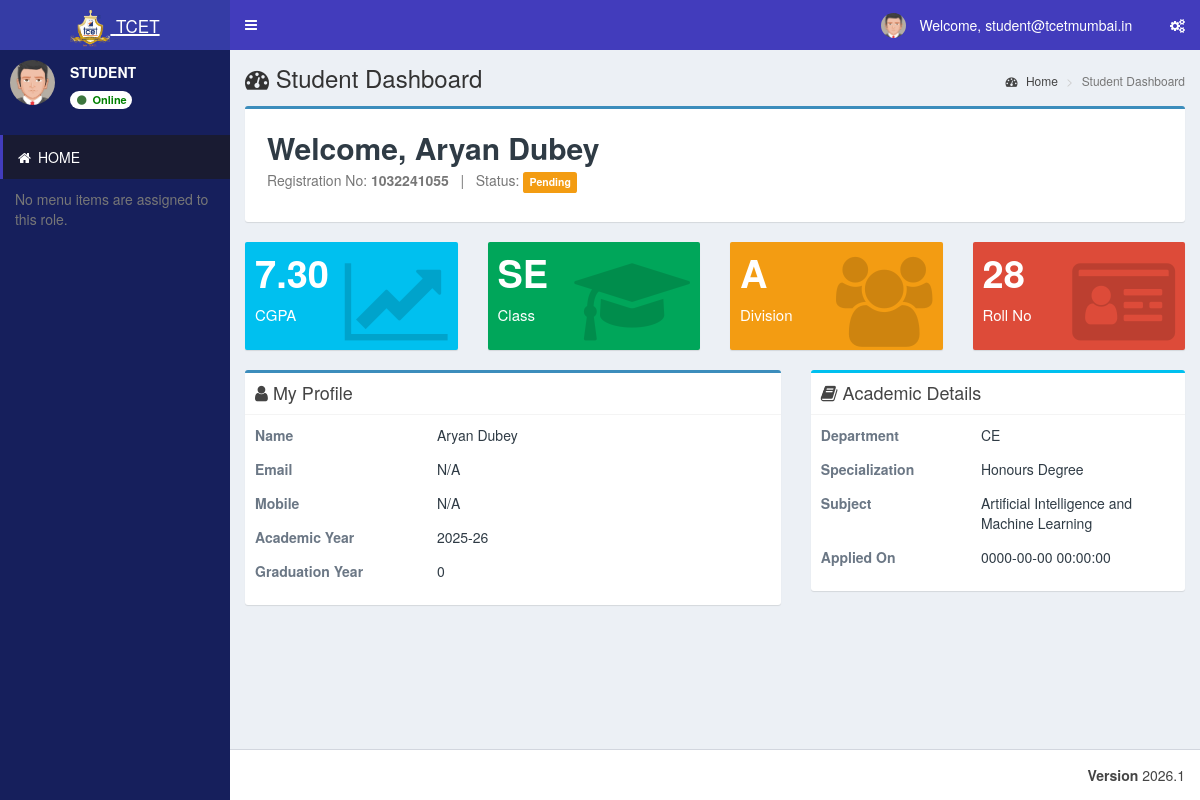
The page /admin/student_dashboard.php (signed in) on the database as committed earlier.
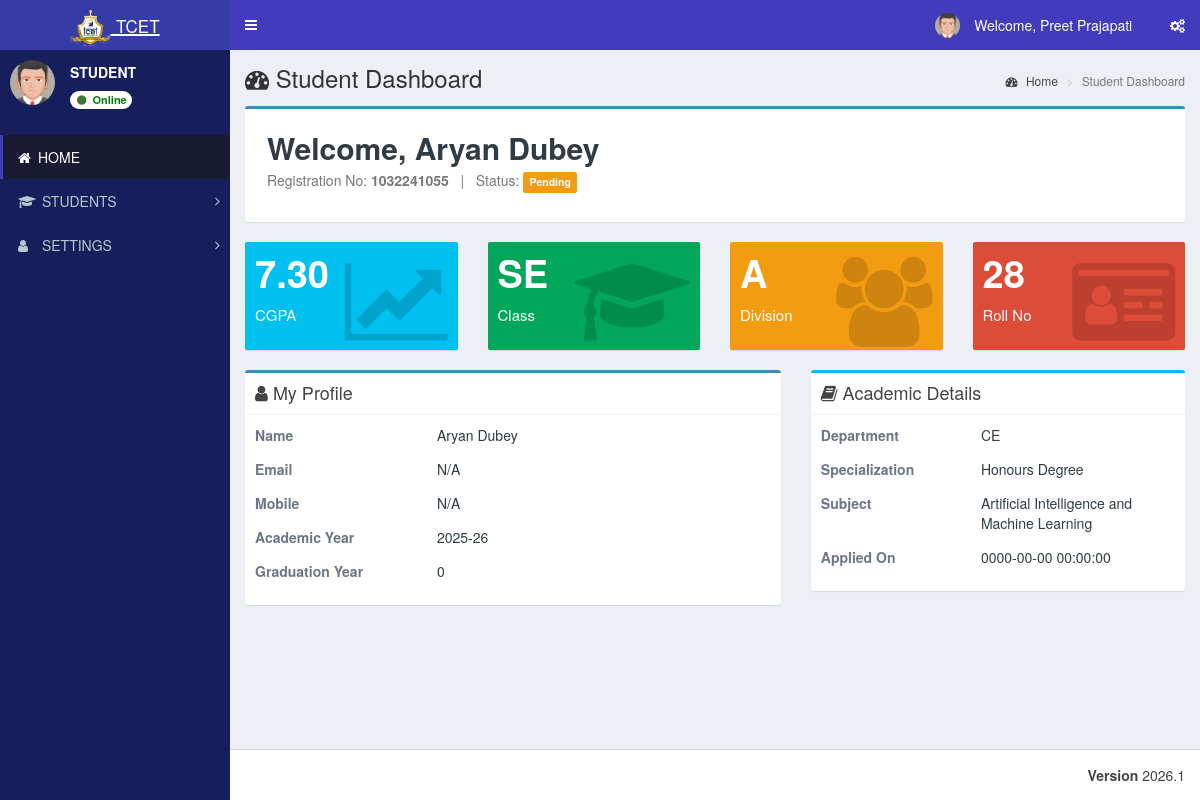
The same page on the database as committed later.
### tables this page shows
CREATE TABLE `st_login` (
  `login_id` int(11) NOT NULL,
  `username` varchar(200) NOT NULL,
  `password` varchar(255) NOT NULL,
  `role_id` int(11) NOT NULL,
  `user_id` int(11) NOT NULL,
  `created_at` timestamp NOT NULL DEFAULT current_timestamp()
);

CREATE TABLE `st_user_master` (
  `user_id` int(11) NOT NULL,
  `user_name` varchar(150) NOT NULL,
  `email_id` varchar(200) NOT NULL,
  `phone_number` varchar(15) DEFAULT NULL,
  `department_id` int(11) NOT NULL,
  `role_id` int(11) NOT NULL,
  `student_id` int(11) NOT NULL
);

CREATE TABLE `st_menu_master` (
  `menu_id` int(11) NOT NULL,
  `menu_name` varchar(100) NOT NULL,
  `menu_icon` varchar(100) NOT NULL DEFAULT 'fa fa-folder'
);

### database/db_connect.php (called while the page is built, shortened)
<?php
class DBController
{
    public $host = "localhost";
    public $user = "root";
    public $password = "";
    public $database = "tcet_st";
    function __construct()
    {
        $this->conn = $this->connectDB();
    }
    function connectDB()
    {
      $conn = @mysqli_connect($this->host,$this->user,$this->password,$this->database);
      return $conn;
    }
}
?>

### admin/student_dashboard.php (the view, shortened to what the changed rows need)
<?php
require "header/header.php";
$student = null;
$studentId = (int) ($userid ?? 0);
$studentSql = "SELECT s.student_id, s.academic_year, s.registration_no, s.roll_no, s.grad_year,
                      s.cgpa, s.fname, s.mobile, s.email, s.status, s.created_at,
                      c.class_name, sec.sections AS division_name, d.department_name,
                      sp.specialization_name, sub.subject_name
               FROM st_student_master s
               LEFT JOIN st_class_master c ON c.class_id = s.class_id
               LEFT JOIN st_section_master sec ON sec.id = s.division_id
               LEFT JOIN st_department_master d ON d.department_id = s.department_id
               LEFT JOIN st_specialization_master sp ON sp.specialization_id = s.specialization_id
               LEFT JOIN st_specialization_subject_master sub ON sub.subject_id = s.specialization_subject_id
               WHERE s.student_id = ?
               LIMIT 1";
$studentStmt = mysqli_prepare($db_handle->conn, $studentSql);
if ($studentStmt) {
    mysqli_stmt_bind_param($studentStmt, 'i', $studentId);
    mysqli_stmt_execute($studentStmt);
    $studentResult = mysqli_stmt_get_result($studentStmt);
    if ($studentResult) {
        $student = mysqli_fetch_assoc($studentResult);
    }
}
function student_dashboard_value($value)
{
    $value = trim((string) ($value ?? ''));
    return $value !== '' ? htmlspecialchars($value) : 'N/A';
}
?>
<div class="content-wrapper">
    <section class="content-header">
        <h1><i class="fa fa-dashboard"></i> Student Dashboard</h1>
    </section>
    <section class="content">
        <?php if (!$student): ?>
            <div class="alert alert-warning">
                <i class="fa fa-info-circle"></i> Student profile details are not available for this login.
            </div>
        <?php else: ?>
            <div class="box student-hero">
                <h2>Welcome, <?php echo student_dashboard_value($student['fname']); ?></h2>
            </div>
        <?php endif; ?>
    </section>
</div>
<?php include "header/footer.php"; ?>

### admin/header/header.php (shortened to what the changed rows need)
<?php
include_once("../database/db_connect.php");
$db_handle = new DBController();
$sessionLoginId = intval($_SESSION['user_login_id'] ?? $_SESSION['user_session'] ?? 0);
$username = '';
$userid = 0;
$usertype = 0;
$sql = "SELECT * FROM st_login WHERE login_id='" . $sessionLoginId . "' LIMIT 1";
$result = mysqli_query($db_handle->conn, $sql);
if ($result && $result->num_rows > 0) {
	$row = $result->fetch_assoc();
	$username = $row['username'];
	$userid = intval($row['user_id']);
	$usertype = intval($row['role_id']);
}
$name = $username;
$profileSql = "SELECT user_name FROM st_user_master WHERE user_id = $userid AND role_id = $usertype LIMIT 1";
$profileResult = mysqli_query($db_handle->conn, $profileSql);
if ($profileResult && ($profileRow = mysqli_fetch_assoc($profileResult))) {
	$profileName = trim((string)($profileRow['user_name'] ?? ''));
	if ($profileName !== '') {
		$name = $profileName;
	}
}
?>
<!DOCTYPE html>
<html>
<head>
	<link rel="stylesheet" href="bootstrap/css/bootstrap.min.css">
	<link rel="stylesheet" href="https://cdnjs.cloudflare.com/ajax/libs/font-awesome/4.5.0/css/font-awesome.min.css">
	<link rel="stylesheet" href="https://cdnjs.cloudflare.com/ajax/libs/ionicons/2.0.1/css/ionicons.min.css">
	<link rel="stylesheet" href="dist/css/AdminLTE.min.css">
	<link rel="stylesheet" href="dist/css/skins/_all-skins.min.css">
	<link rel="stylesheet" href="plugins/iCheck/flat/blue.css">
	<link rel="stylesheet" href="plugins/morris/morris.css">
	<link rel="stylesheet" href="plugins/jvectormap/jquery-jvectormap-1.2.2.css">
	<link rel="stylesheet" href="plugins/datepicker/datepicker3.css">
	<link rel="stylesheet" href="plugins/daterangepicker/daterangepicker.css">
	<link rel="stylesheet" href="plugins/bootstrap-wysihtml5/bootstrap3-wysihtml5.min.css">
</head>
<body class="hold-transition skin-blue sidebar-mini">
	<div class="wrapper">
		<header class="main-header">
			<nav class="navbar navbar-static-top">
				<div class="navbar-custom-menu">
					<ul class="nav navbar-nav">
						<li class="dropdown user user-menu">
							<a href="#" class="dropdown-toggle" data-toggle="dropdown">
								<img src="dist/img/user2-160x160.jpg" class="user-image" alt="User Image">
								<span class="hidden-xs">&nbsp;Welcome, <?php echo $name; ?> &nbsp;</span>
							</a>
						</li>
					</ul>
				</div>
			</nav>
		</header>
		<aside class="main-sidebar">
			<section class="sidebar">
				<div class="user-panel">
					<div class="pull-left image">
					</div>
					<div class="pull-left info">
					</div>
				</div>
				<br />
				<?php include "side_menu.php"; ?>
		</aside>

### admin/header/side_menu.php (shortened to what the changed rows need)
<?php
function sidebar_has_column($conn, $table, $column)
{
	$escapedColumn = mysqli_real_escape_string($conn, $column);
	$result = mysqli_query($conn, "SHOW COLUMNS FROM $table LIKE '$escapedColumn'");
	$exists = ($result && mysqli_num_rows($result) > 0);
	return $exists;
}
$menuHasIconColumn = sidebar_has_column($db_handle->conn, 'st_menu_master', 'menu_icon');
$subMenuHasIconColumn = sidebar_has_column($db_handle->conn, 'st_sub_menu_master', 'sub_menu_icon');
$subMenuHasRouteColumn = sidebar_has_column($db_handle->conn, 'st_sub_menu_master', 'sub_menu_route');
$menuTree = array();
$menuIconSelect = $menuHasIconColumn
	? "COALESCE(NULLIF(TRIM(m.menu_icon), ''), 'fa fa-folder') AS menu_icon"
	: "'fa fa-folder' AS menu_icon";
$subMenuRouteSelect = $subMenuHasRouteColumn
	? "COALESCE(NULLIF(TRIM(sm.sub_menu_route), ''), '#') AS sub_menu_route"
	: "'#' AS sub_menu_route";
$subMenuIconSelect = $subMenuHasIconColumn
	? "COALESCE(NULLIF(TRIM(sm.sub_menu_icon), ''), 'fa fa-angle-double-right') AS sub_menu_icon"
	: "'fa fa-angle-double-right' AS sub_menu_icon";
$menuSql = "SELECT m.menu_id, m.menu_name, $menuIconSelect
			FROM st_menu_master m
			WHERE (
				EXISTS (
					SELECT 1
					FROM st_menu_allocation_master mar
					WHERE mar.menu_id = m.menu_id
					  AND mar.role_id = ?
					  AND mar.sub_menu_id IS NULL
				)
				OR EXISTS (
					SELECT 1
					FROM st_menu_allocation_master maa
					WHERE maa.menu_id = m.menu_id
					  AND maa.role_id = ?
					  AND maa.sub_menu_id IS NOT NULL
				)
			)
			ORDER BY m.menu_id";
$menuStmt = mysqli_prepare($db_handle->conn, $menuSql);
if ($menuStmt) {
	mysqli_stmt_bind_param($menuStmt, 'ii', $usertype, $usertype);
	mysqli_stmt_execute($menuStmt);
	$menuResult = mysqli_stmt_get_result($menuStmt);
	while ($menuRow = mysqli_fetch_assoc($menuResult)) {
		$menuId = (int) $menuRow['menu_id'];
		$menuTree[$menuId] = array(
			'menu_name' => $menuRow['menu_name'],
			'menu_icon' => $menuRow['menu_icon'],
			'submenus' => array()
		);
		$subSql = "SELECT sm.sub_menu_id, sm.sub_menu_name, $subMenuRouteSelect, $subMenuIconSelect
				   FROM st_sub_menu_master sm
				   WHERE sm.menu_id = ?
				   AND (
					   EXISTS (
						   SELECT 1
						   FROM st_menu_allocation_master mar
						   WHERE mar.sub_menu_id = sm.sub_menu_id
							 AND mar.role_id = ?
					   )
				   )
				   ORDER BY sm.sort_order ASC, sm.sub_menu_id ASC";
		$subStmt = mysqli_prepare($db_handle->conn, $subSql);
		if ($subStmt) {
			mysqli_stmt_bind_param($subStmt, 'ii', $menuId, $usertype);
			mysqli_stmt_execute($subStmt);
			$subResult = mysqli_stmt_get_result($subStmt);
			while ($subRow = mysqli_fetch_assoc($subResult)) {
				$menuTree[$menuId]['submenus'][] = $subRow;
			}
		}
	}
}
?>
<ul class="sidebar-menu" id="sidebar-dynamic-menu">
<li class="active"><a href="index.php"><i class="fa fa-home"></i>HOME</a></li>
<?php foreach ($menuTree as $menuId => $menuData) {
	$menuName = trim((string) $menuData['menu_name']);
	$menuIcon = trim((string) $menuData['menu_icon']);
?>
<li class="treeview" data-menu-id="<?php echo $menuId; ?>" id="sidebar-menu-<?php echo $menuId; ?>">
<a href="#">
<i class="<?php echo htmlspecialchars($menuIcon); ?>" aria-hidden="true"></i> <span><?php echo strtoupper(htmlspecialchars($menuName)); ?></span>
<span class="pull-right-container">
<i class="fa fa-angle-right pull-right"></i>
</span>
</a>
</li>
<?php } ?>
</ul>
<?php if (empty($menuTree)) { ?>
<div class="text-muted" style="padding: 10px 15px;">No menu items are assigned to this role.</div>
<?php } ?>
</section>

Rows that differ between the two databases and show on the page:
no longer on this page (row unchanged): st_login: username "student@tcetmumbai.in"
added st_user_master: user_name "Preet Prajapati"
now on this page (row unchanged): st_menu_master: menu_name "STUDENTS"
now on this page (row unchanged): st_menu_master: menu_name "SETTINGS"
Other text that changed with them:
text no longer shown: "No menu items are assigned to this role."
